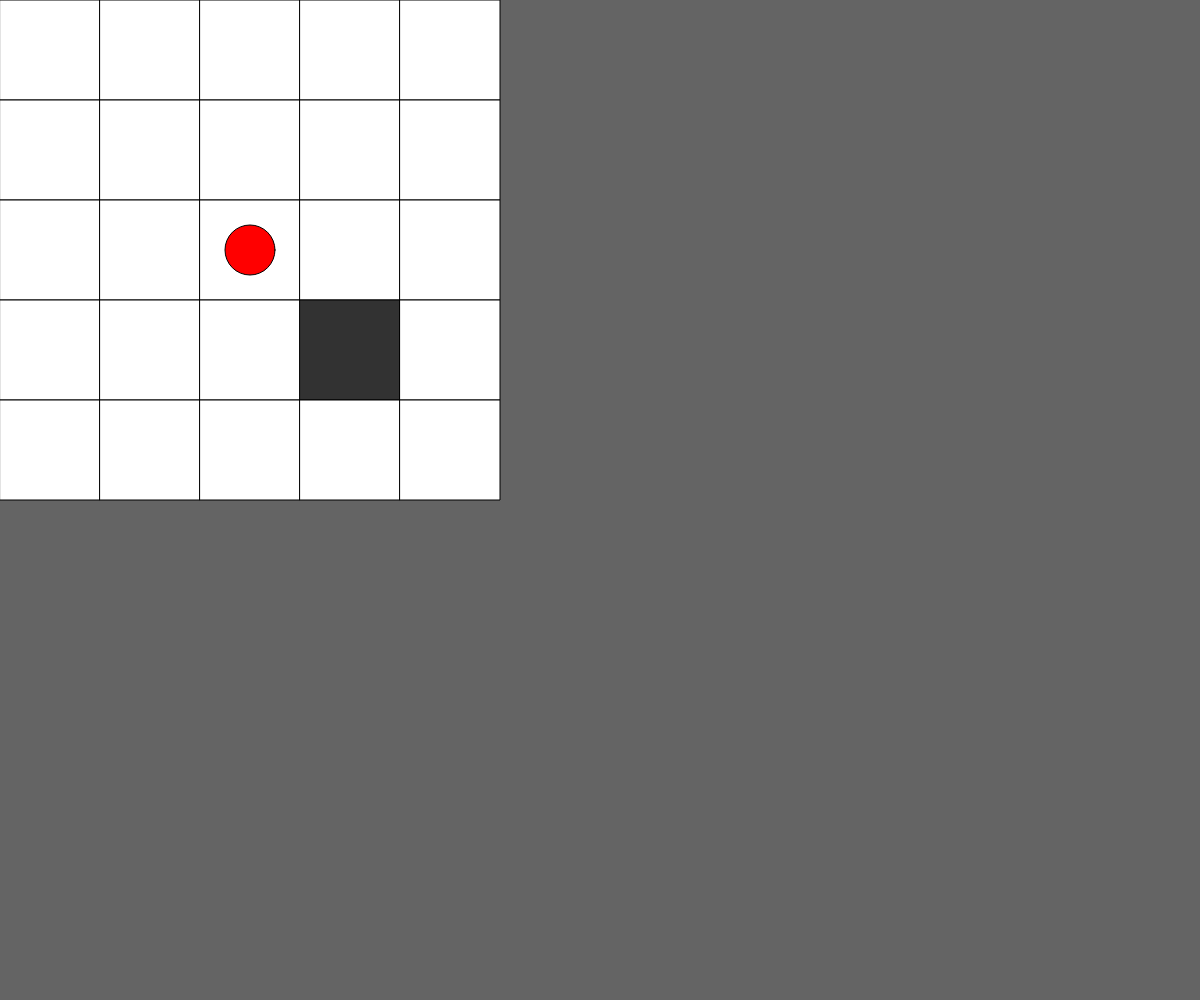
Frame 1 (no input)
Frame 60 (no input): identical to frame 1, image omitted
Frame 120 (the mouse pressed at the canvas centre since frame 60): identical to frame 1, image omitted

The p5.js sketch that drew this single still picture (run headless with seeded random() and noise() and a simulated clock; from frame 60 on, the mouse is pressed at the canvas centre):

// p5.js sketch
// ── sketch.js
let speed;
let posChar;

let tileSize = 100;

// for the game map, I am using 2D array / matrix
// so I could indicate the tile with
// 0 for floor and 1 for occupied by an object
// https://youtu.be/W9CcEDxdnmg?si=5FYQp9cIooIBlzey
let floorplan = [
  [0, 0, 0, 0, 0],
  [0, 0, 0, 0, 0],
  [0, 0, 0, 0, 0],
  [0, 0, 0, 1, 0],
  [0, 0, 0, 0, 0],
];

let columns = 5; // x => columns
let rows = 5; // y => rows

// let rows = floorplan.length;
// let columns = floorplan[0].length;

let mapWidth = columns * tileSize;
let mapHeight = rows * tileSize;

// creating the player profile
let player = {
  x: mapWidth / 2,
  y: mapHeight / 2,
  xd: 0, // direction indicator // from the python game workshop
  yd: 0,
  speed: 3,
  d: 50,
};

function setup() {
  createCanvas(windowWidth, windowHeight);
}

function draw() {
  background(100);

  for (let i = 0; i < rows; i++) {
    for (let j = 0; j < columns; j++) {
      // draw the tiles
      push();

      if (floorplan[i][j] === 1) {
        fill(50); // occupied
      } else {
        fill(255); // floor
      }

      stroke(0);
      rect(j * tileSize, i * tileSize, tileSize, tileSize);

      pop();
    }
  }

  // https://p5js.org/reference/p5/keyIsDown/
  // Update x and y if an arrow key is pressed.

  // reset the direction in x/y axis each frame
  player.xd = 0;
  player.yd = 0;

  if (keyIsDown(LEFT_ARROW) === true) {
    player.xd = -1;
  }

  if (keyIsDown(RIGHT_ARROW) === true) {
    player.xd = 1;
  }

  if (keyIsDown(UP_ARROW) === true) {
    player.yd = -1;
  }

  if (keyIsDown(DOWN_ARROW) === true) {
    player.yd = 1;
  }

  // predict next player movement
  let nextX = player.x + player.xd * player.speed;
  let nextY = player.y + player.yd * player.speed;

  let x1 = nextX - player.d / 2;
  let x2 = nextX + player.d / 2;
  let y1 = nextY - player.d / 2;
  let y2 = nextY + player.d / 2;

  // here is to prevent crashing when the predicted tile is out of bound
  if (
    floor(x1 / tileSize) < 0 ||
    floor(x2 / tileSize) >= columns ||
    floor(y1 / tileSize) < 0 ||
    floor(y2 / tileSize) >= rows
  ) {
    player.xd = 0;
    player.yd = 0;
  } else if (
    floorplan[floor(y1 / tileSize)][floor(x1 / tileSize)] === 0 &&
    floorplan[floor(y1 / tileSize)][floor(x2 / tileSize)] === 0 &&
    floorplan[floor(y2 / tileSize)][floor(x1 / tileSize)] === 0 &&
    floorplan[floor(y2 / tileSize)][floor(x2 / tileSize)] === 0
  ) {
    // will slow down diagnal movement

    // checking collision here

    player.x += player.xd * player.speed;
    player.y += player.yd * player.speed;
  }

  // limit the player circle inside the range of the map
  player.x = constrain(player.x, player.d / 2, mapWidth - player.d / 2);
  player.y = constrain(player.y, player.d / 2, mapHeight - player.d / 2);

  // draw the player circle here
  push();
  fill("red");
  circle(player.x, player.y, player.d);
  pop();

  // playerPosition = createVector(player.x, player.y);
}
